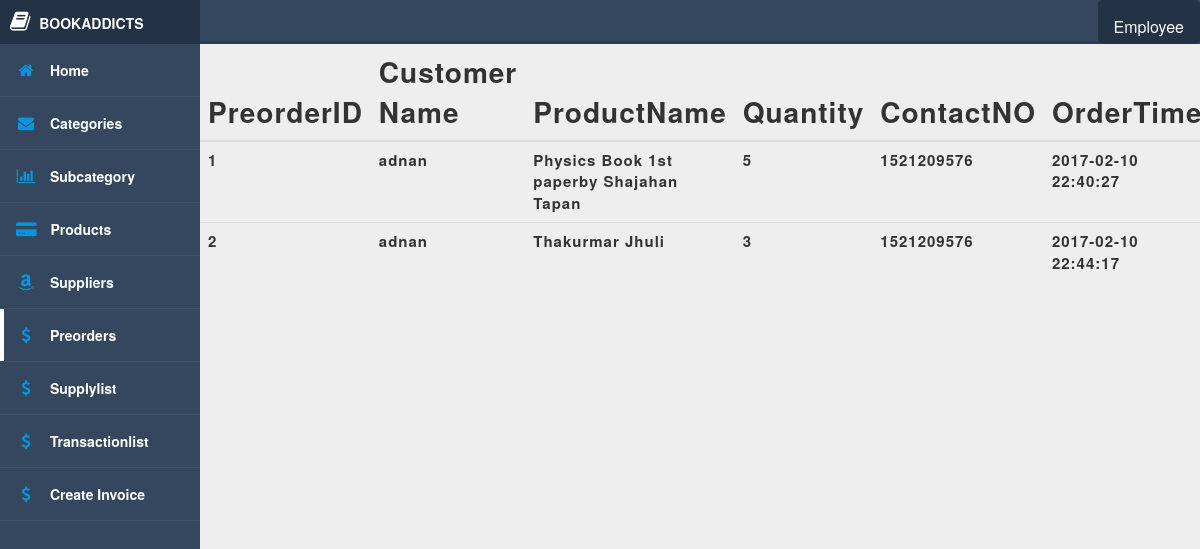
The app's page /adminpreorder.php (signed in) with its own data.
### tables this page shows
CREATE TABLE `preorder` (
  `PreorderID` int(11) NOT NULL,
  `ProductID` int(11) NOT NULL,
  `Name` varchar(100) NOT NULL,
  `ContactNO` int(20) NOT NULL,
  `Quantity` int(11) NOT NULL,
  `time` datetime NOT NULL
);

CREATE TABLE `productinfo` (
  `ProductID` int(11) NOT NULL,
  `ProductName` varchar(100) NOT NULL,
  `Description` text NOT NULL,
  `StockAvailability` int(111) NOT NULL,
  `Price` float NOT NULL,
  `SubcategoryID` int(11) NOT NULL,
  `imgurl` varchar(100) NOT NULL
);

### adminpreorder.php (the view, shortened to what this page needs)
<?php
	include("db.php");?>
	<?php
	if(isset($_SESSION['name'])&&($_SESSION['role']=='owner'||$_SESSION['role']=='employee')){
		$login_user=$_SESSION['name'];
	}
	else
	{
		   header('Location:index.php');
                exit();
	}
?><!DOCTYPE html>
<html>
	<head>
		<link rel="stylesheet" href="https://maxcdn.bootstrapcdn.com/font-awesome/4.5.0/css/font-awesome.min.css">
		<link rel="stylesheet" href="http://code.ionicframework.com/ionicons/2.0.1/css/ionicons.min.css">
		<link rel="stylesheet" href="main.css">
		  <link href="css/bookaddicts.css" rel="stylesheet">
			<link href="css/bootstrap.min.css" rel="stylesheet">
	</head>
	<body style="background:#eeeeee;">
		<div class="header">
			<div class="dropdown">
			 <button class="dropbtn"><?php echo $login_user;?></button>
			</div>
		</div>
		<div class="side-nav">
			<div class="logo">
				<i class="fa fa-book"></i>
				<span>BOOKADDICTS</span>
			</div>
		<?php include("side.php");?>
		</div>
		<div class="main-content">
<div>
<table  class="table"  cellspacing="0" cellpadding="0">
<thead id="thl"><tr>
	<th style="font-weight:bold"><b>PreorderID</b></th>
	<th style="font-weight:bold;"><b>Customer Name</b></th>
    <th style="font-weight:bold"><b>ProductName</b></th>
	<th style="font-weight:bold;"><b>Quantity</b></th>
    <th style="font-weight:bold;"><b>ContactNO</b></th>
	<th style="font-weight:bold;"><b>OrderTime</b></th>
	</tr></thead>
	<tbody>
		<?php
		$sql="SELECT* from preorder,productinfo WHERE preorder.ProductID=productinfo.ProductID";
		$r=mysqli_query($conn,$sql);
		while($field=mysqli_fetch_assoc($r))
		{
			$preid=$field["PreorderID"];
			$cname=$field["Name"];
			$pname=$field["ProductName"];
            $quan=$field["Quantity"];
            $con=$field["ContactNO"];
			$time=$field["time"];
			echo "<tr>";
            echo "<td>".$preid."</td>";
            echo "<td>".$cname."</td>";
			echo "<td>".$pname."</td>";
			echo "<td>".$quan."</td>";
			echo "<td>".$con."</td>";
			echo "<td>".$time."</td>";
echo "</tr>";
		}
		?>
	</tbody>
</table>
</div>
		</div>
	</body>
</html>

### main.css (style rules this page uses)
* { box-sizing: border-box; }
body { margin: 0; paddin: 0; font-family: 'Source Sans Pro', sans-serif; background-color: #d5dae5; -webkit-font-smoothing: antialiased; -moz-osx-font-smoothing: grayscale; }
.header { position: absolute; width: 100%; z-index: 3; height: 44px; background-color: #fff; border-bottom: 3px solid #2d3d51; }
.logo { height: 44px; padding: 10px; font-weight: 700; }
.side-nav .logo { background-color: #233245; color: #fff; }
.logo i { font-size: 22px; }
.logo span { margin-left: 5px; text-transform: uppercase; }
.nav-trigger span, .nav-trigger span:before, span:after { width: 20px; height: 2px; background-color: #35475e; position: absolute; }
.side-nav { position: absolute; width: 100%; height: 100vh; background-color: #35475e; z-index: 1; display: none; }
.main-content { padding: 40px; margin-top: 0; padding: 0; padding-top: 44px; height: 100%; overflow:scroll; }
@media screen and (min-width: 600px) { .header { background-color: #35475e; z-index: 1; } }
@media screen and (min-width: 600px) { .nav-trigger span, .nav-trigger span:before, span:after { background-color: #fff; } }
@media screen and (min-width: 600px) { .side-nav { display: block; width: 70px; z-index: 2; } }
@media screen and (min-width: 600px) { .side-nav .logo i { padding-left: 12px; } }
@media screen and (min-width: 600px) { .side-nav .logo span { display: none; } }
@media screen and (min-width: 600px) { .main-content { margin-left: 70px; } }
@media screen and (min-width: 800px) { .side-nav { width: 200px; } }
@media screen and (min-width: 800px) { .side-nav .logo i { padding-left: 0; } }
@media screen and (min-width: 800px) { .side-nav .logo span { display: inline-block; } }
@media screen and (min-width: 800px) { .main-content { margin-left: 200px; } }
tbody>tr>td { font-size: 15px; }
.dropbtn { background-color: #233245; color: white; padding: 16px; padding-bottom: 20px; font-size: 16px; border: none; cursor: pointer; height: 44px; border-radius: 5px; }
.dropdown { float:right; height: 44px; position: relative; display: inline-block; }

### css/bookaddicts.css (style rules this page uses)
body { font-family: "Open Sans","Helvetica Neue",Helvetica,Arial,sans-serif; background: url('../img/bg.jpg') no-repeat center center fixed; -webkit-background-size: cover; -moz-background-size: cover; background-size: cover; -o-background-size: cover; }
.table { text-transform: camelcase; font-family: "Josefin Slab","Helvetica Neue",Helvetica,Arial,sans-serif; font-weight: 700; letter-spacing: 1px; margin-right: 30px; font-size: 2em; }

### records on screen
preorder: PreorderID "1", Name "adnan", productinfo.ProductName "Physics Book 1st paperby Shajahan Tapan", Quantity "5", ContactNO "1521209576", time "2017-02-10 22:40:27"
preorder: PreorderID "2", Name "adnan", productinfo.ProductName "Thakurmar Jhuli", Quantity "3", ContactNO "1521209576", time "2017-02-10 22:44:17"

### other values on screen
$login_user "Employee"
